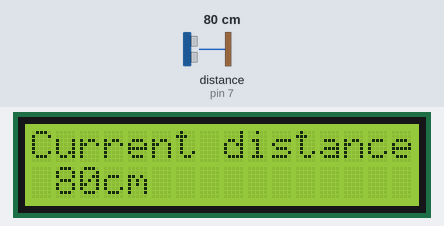
Bench run of a sketch on a simulated Arduino Uno, built with avr-gcc and run on an emulated ATmega328P. Shown: 16×2 character LCD. Wiring (inferred from the names in the program): ultrasonic range finder: trigger pin 8; echo pin 7. The test bench sets the inputs (shaded band); at power-on: distance to the obstacle (sensor on pin 7) 80 cm. The echo pulse lasts 58.3 µs per cm; what the sketch prints to the serial monitor is not drawn.

Above: at 1.8 s.
1.9 s: distance to the obstacle (sensor on pin 7) set to 2 cm
At 3.6 s:
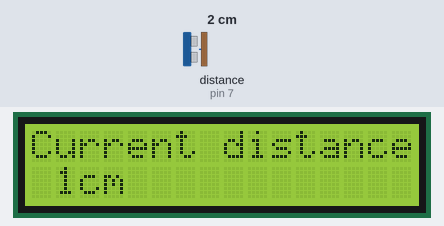
4.7 s: distance to the obstacle (sensor on pin 7) set to 4 cm
At 7.2 s:
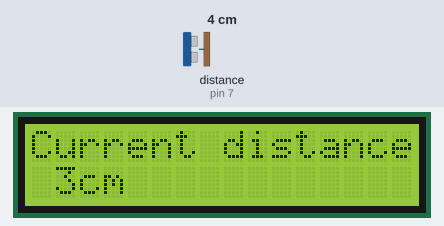
7.9 s: distance to the obstacle (sensor on pin 7) set to 9 cm
At 10.7 s:
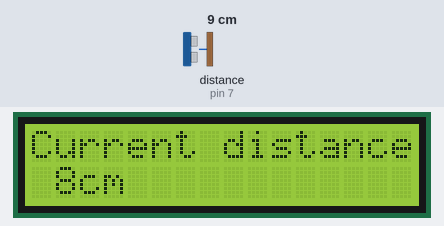
Timing chart, 0 to 12.2 s (numbered marks = the images above; inputs shaded):
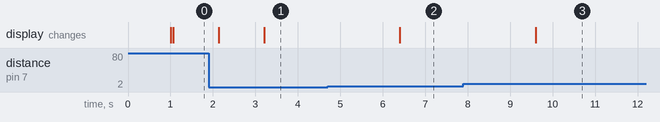

The sketch:

attempt.ino
```cpp
#include <LiquidCrystal.h>


LiquidCrystal lcd(12, 11, 5, 4, 3, 2);

const int trigpin = 8;

const int echopin = 7;

long duration;

long distance1 ;

void setup()

{

pinMode(trigpin,OUTPUT);

pinMode(echopin,INPUT);

Serial.begin(9600);

}

void loop()

{

digitalWrite(trigpin,HIGH);

digitalWrite(trigpin,LOW);

duration=pulseIn(echopin,HIGH);

distance1=(duration/2)/29.1;

{ Serial.print("distance :");

Serial.println(distance1 );

delay(1000);

}

// include the library code:

// initialize the library with the numbers of the interface pins

// set up the LCD's number of columns and rows:

lcd.begin(16, 2); // Print a message to the LCD.

lcd.setCursor(0,0);

lcd.print("Current distance"); // Print a message to the LCD.

lcd.setCursor(1,1);

lcd.print(distance1);
lcd.print("cm");

}
```

Measured:
- after the input at 1.9 s, the display: first differs from a run without the input after 1.3 s (image 1)
- after the input at 4.7 s, the display: changes after 1.7 s (image 2)
- after the input at 7.9 s, the display: changes after 1.7 s (image 3)
